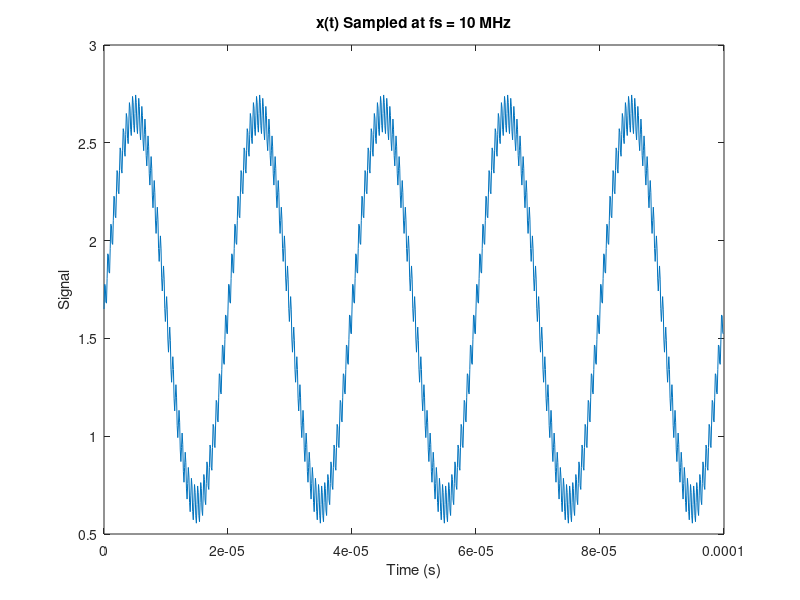
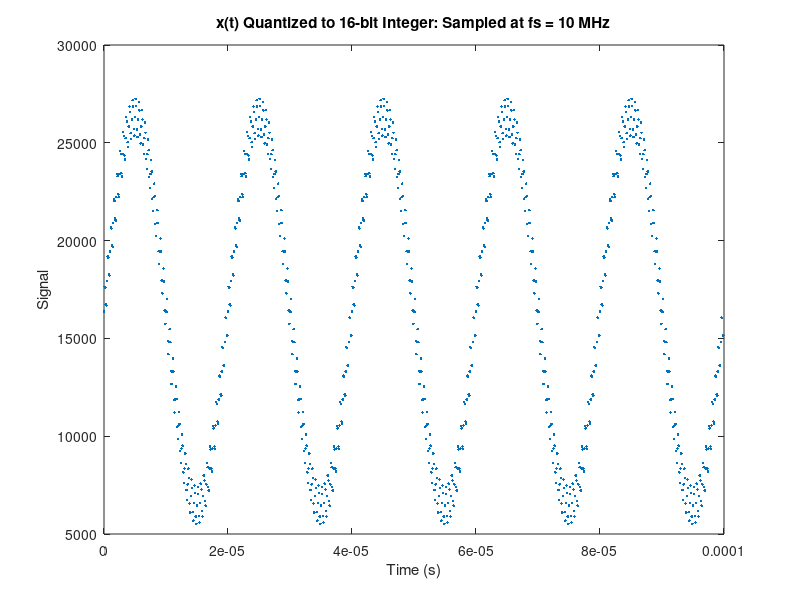
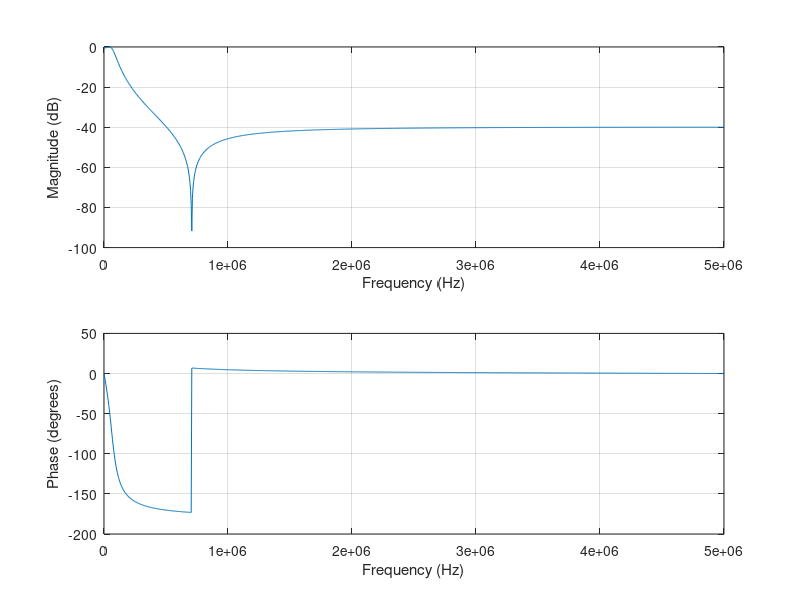
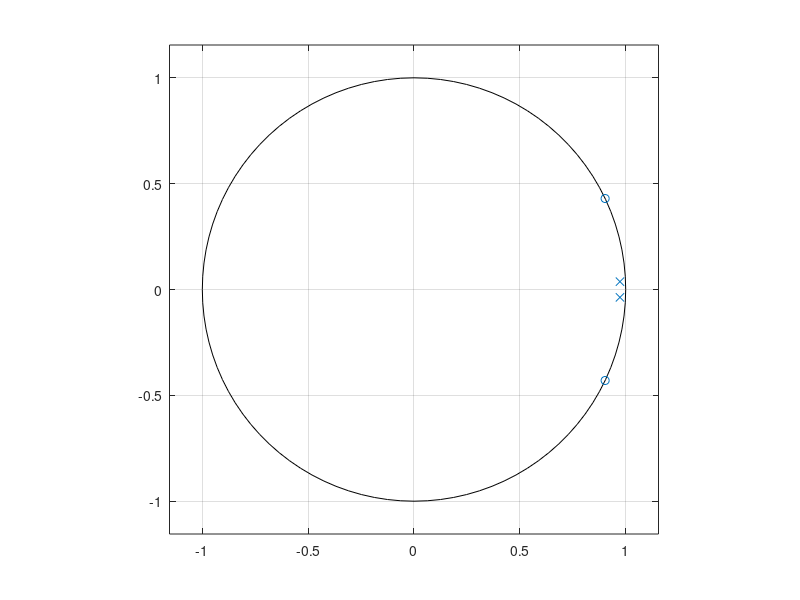

Recreate these plots in MATLAB, in order.
close all
clear
clc

fs = 10e+06;
Ts = 1/fs;
n = 0:999;
t = n*Ts;
x = 1.65 + 1*sin(2*pi*50000*t) + 0.1*sin(2*pi*2000000*t);

figure('Color',[1 1 1]);
h = plot(t,x);
title('x(t) Sampled at fs = 10 MHz');
ylabel('Signal');
xlabel('Time (s)');

% quantize x
Vref = 3.3;
bits = 16; % precision of ADC
xq = (x./Vref)*((2^(bits-1))-1);
xq_int = cast(xq,"int16");

fid = fopen('50kHz_sine_wave_with_noise.txt','w');
fprintf(fid,"%d\n",xq_int);
fclose(fid);

figure('Color',[1 1 1]);
h = plot(t,xq_int,'.');
title('x(t) Quantized to 16-bit Integer: Sampled at fs = 10 MHz');
ylabel('Signal');
xlabel('Time (s)');

%% generate filter coefficents
% LP elliptical filter cutoff @ 60 kHz 
% should elimate 200 kHz noise and pass 50 kHz component
fc = 60e+3;
Wc = fc/(fs/2);
[B,A] = ellip(2,0.5,40,Wc);

figure('Color',[1 1 1]);
freqz(B,A,2^10,fs);
figure('Color',[1 1 1]);
zplane(B,A);

%% playing with embedding gain

% MATLAB SAYS NOT RECCOMENDED FOR DIRECT-FORM II, okay for Direct-form I
[sos_embedded_gain] = tf2sos(B,A) 

% proper way for DF2
[sos,g] = tf2sos(B,A)

%% multiply coefficients to get fixed point

Afixed = fix(A*(2^14))
Bfixed = fix(B*(2^14))

%% check stability of fixed point coefficients
figure('Color',[1 1 1]);
zplane((Bfixed./2^14), (Afixed./2^14));
hold on;
title("Pole-Zero Plot After Fixed Point Conversion");

%% 
step_smpls = 1000*ones(1,1000);
hn_fixed = filter(Bfixed,Afixed,step_smpls);
figure('Color',[1 1 1]);
plot(hn_fixed,'r');
hold on;
hn = filter(B,A,step_smpls);
plot(hn,'b');
title("Step response fixed-point vs floating point coefficients");
legend({'Fixed-point','Floating-point'});

%% perform the filter
yq = filter(Bfixed,Afixed,xq_int);
figure('Color',[1 1 1]);
plot(yq);

